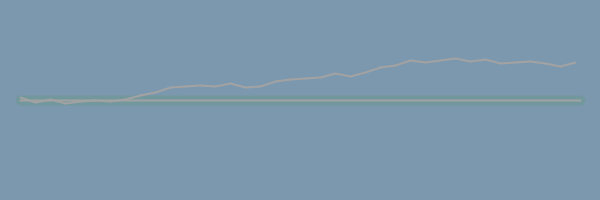
Frame 1 (no input)
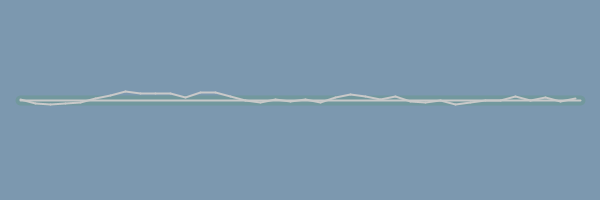
Frame 60 (the mouse pressed at the canvas centre just before this capture)
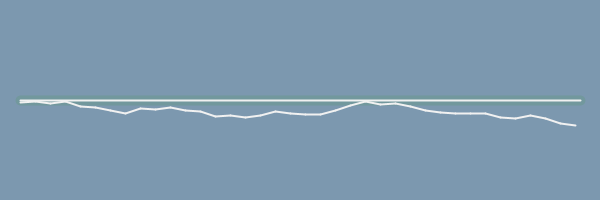
Frame 120 (the mouse held since frame 60 and released just before this capture)

The Processing sketch that drew these frames (run headless with seeded random() and noise(); from frame 60 on, the mouse is pressed at the canvas centre):

// Processing sketch: processing_117088
// ── processing_117088.pde

//Random test
//Wiggle line
//Test 010 [Date:20131023] Wayne Lin
//e-mail:ration.Lin@gmail.com
//N76014045 林瑞勛



void setup() {
  size(600, 200);
  //noLoop();
}

void draw() {
  background(124, 152, 175);
  
  strokeWeight(10);//line
  stroke(80, 155, 98, 60);
  line(20, 100, 580, 100);
  
  strokeWeight(2);//line random
  stroke(random(252));
  line(20, 100, 580, 100);
  
  
  int step = 15;
  float ystep = 5;
  float lastx = -999;
  float lasty = -999;
  float y = 100;
  int border = 20;
  //int bordery = 20;
  
  for (int x=border; x<=width-border;x+=step) {
    
    //y = bordery+random(height-2*bordery);
    ystep = random(20)-10;
    y+= ystep/2;
    
    if (lastx > -999) {
      line(x, y, lastx, lasty);
    }
    lastx = x;
    lasty = y;
  }
}
